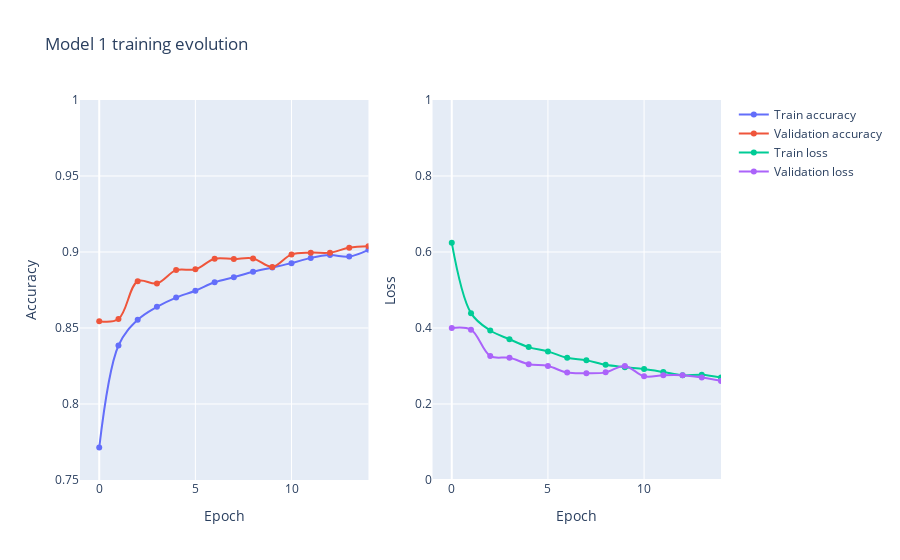

The code cell stored with this chart in its notebook:
### Markdown cell above
# Accuracy and loss graphs for training of models

### Code cell
fig = make_subplots(rows=1, cols=2)

history =  json.load(open('model_history/model1_history', 'r'))

fig.add_trace(go.Scatter(y=history['accuracy'],
                    mode='lines+markers',
                    name='Train accuracy',
                    line_shape='spline'), row=1, col=1)

fig.add_trace(go.Scatter(y=history['val_accuracy'],
                    mode='lines+markers',
                    name='Validation accuracy',
                    line_shape='spline'), row=1, col=1)

fig.add_trace(go.Scatter(y=history['loss'],
                    mode='lines+markers',
                    name='Train loss',
                    line_shape='spline'), row=1, col=2)

fig.add_trace(go.Scatter(y=history['val_loss'],
                    mode='lines+markers',
                    name='Validation loss',
                    line_shape='spline'), row=1, col=2)

# Update yaxis properties
fig.update_yaxes(title_text="Accuracy", range=[.75,1], row=1, col=1)
fig.update_yaxes(title_text="Loss", range=[0,1], row=1, col=2)
fig.update_xaxes(title_text="Epoch", range=[-1,14],row=1, col=1)
fig.update_xaxes(title_text="Epoch", range=[-1,14], row=1, col=2)

fig.update_layout( title_text="Model 1 training evolution")
fig.show();

#plotly.offline.plot(fig, filename = 'plot1')

### Figure 1 — Plotly figure (JSON) as saved in the notebook; plotly's stock layout.template omitted (floating-point values rounded to 4 significant figures)
{"data": [{"line": {"shape": "spline"}, "mode": "lines+markers", "name": "Train accuracy", "type": "scatter", "xaxis": "x", "y": [0.7714, 0.8385, 0.8554, 0.8639, 0.87, 0.8745, 0.8801, 0.8834, 0.887, 0.8898, 0.8927, 0.8961, 0.898, 0.897, 0.9014], "yaxis": "y"}, {"line": {"shape": "spline"}, "mode": "lines+markers", "name": "Validation accuracy", "type": "scatter", "xaxis": "x", "y": [0.8545, 0.8559, 0.8808, 0.8793, 0.8881, 0.8886, 0.8956, 0.8953, 0.8957, 0.8902, 0.8984, 0.8996, 0.8996, 0.9028, 0.9038], "yaxis": "y"}, {"line": {"shape": "spline"}, "mode": "lines+markers", "name": "Train loss", "type": "scatter", "xaxis": "x2", "y": [0.6241, 0.4391, 0.3934, 0.3705, 0.3497, 0.3384, 0.3217, 0.3149, 0.3031, 0.297, 0.292, 0.2842, 0.2755, 0.2769, 0.2695], "yaxis": "y2"}, {"line": {"shape": "spline"}, "mode": "lines+markers", "name": "Validation loss", "type": "scatter", "xaxis": "x2", "y": [0.4002, 0.3957, 0.3262, 0.3217, 0.3049, 0.3, 0.2828, 0.2809, 0.2832, 0.3002, 0.273, 0.2757, 0.2756, 0.2695, 0.2608], "yaxis": "y2"}], "layout": {"title": {"text": "Model 1 training evolution"}, "xaxis": {"anchor": "y", "domain": [0, 0.45], "range": [-1, 14], "title": {"text": "Epoch"}}, "xaxis2": {"anchor": "y2", "domain": [0.55, 1], "range": [-1, 14], "title": {"text": "Epoch"}}, "yaxis": {"anchor": "x", "domain": [0, 1], "range": [0.75, 1], "title": {"text": "Accuracy"}}, "yaxis2": {"anchor": "x2", "domain": [0, 1], "range": [0, 1], "title": {"text": "Loss"}}}}
